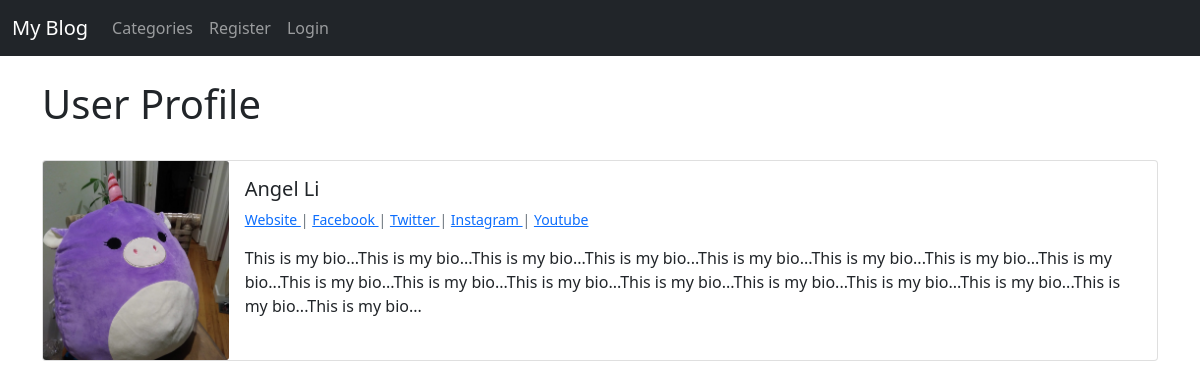
/members/1/profile/, run on the app's committed database.
### myblog/models.py (models this page shows, shortened)
class Profile(models.Model):
    user = models.OneToOneField(User, null=True, on_delete=models.CASCADE)
    bio = models.TextField()
    profile_pic = models.ImageField(null=True, blank=True,
                                    upload_to="images/profile")
    website_url = models.CharField(max_length=255, null=True, blank=True)
    facebook_url = models.CharField(max_length=255, null=True, blank=True)
    twitter_url = models.CharField(max_length=255, null=True, blank=True)
    instagram_url = models.CharField(max_length=255, null=True, blank=True)
    youtube_url = models.CharField(max_length=255, null=True, blank=True)

### members/views.py (the view)
# urls.py: path('<int:pk>/profile/', ShowProfilePageView.as_view(), name="show_profile_page"),
class ShowProfilePageView(DetailView):
    model = Profile
    template_name = 'registration/user_profile.html'
    def get_context_data(self, *args, **kwargs):
        page_user = get_object_or_404(Profile, id=self.kwargs['pk'])
        context = super(ShowProfilePageView, self).get_context_data(*args, **kwargs)
        context["page_user"] = page_user
        return context

### members/templates/registration/user_profile.html
{% extends 'base.html' %}
{% load static %}
{% block content %}
<h1>User Profile</h1><br/>
<div class="card mb-3">
  <div class="row g-0">
    <div class="col-md-2">
      {% if page_user.profile_pic %}
        <img src="{{ page_user.profile_pic.url }}" class="card-img">
      {% else %}
        <img src="{% static 'myblog/images/default_profile_pic2.jpg' %}" class="card-img" title="Default Profile Picture">
      {% endif %}
    </div>
    <div class="col-md-10">
      <div class="card-body">
        <h5 class="card-title">
          {{ page_user.user.first_name }}
          {{ page_user.user.last_name }}
        </h5>
        <p class="small text-muted">
          {% if page_user.website_url %}
            <a href="{{ page_user.website_url }}">
              Website
            </a> |
          {% endif %}
            {% if page_user.facebook_url %}
            <a href="{{ page_user.facebook_url }}">
              Facebook
            </a> |
          {% endif %}
            {% if page_user.twitter_url %}
            <a href="{{ page_user.twitter_url }}">
              Twitter
            </a> |
          {% endif %}
            {% if page_user.instagram_url %}
            <a href="{{ page_user.instagram_url }}">
              Instagram
            </a> |
          {% endif %}
            {% if page_user.youtube_url %}
            <a href="{{ page_user.youtube_url }}">
              Youtube</a>
        {% endif %}</
        </p>
        <p class="card-text">
          {{ page_user.bio }}
        </p>
      </div>
    </div>
  </div>
</div>
{% endblock %}

### data on the page
Profile: profile_pic (picture), user.first_name "Angel", user.last_name "Li", bio "This is my bio...This is my bio...This is my bio...This is my bio...This is my bio...This is my bio...This is my bio...This is my bio...This is my bio...This is my bio...This is my bio...This is my bio...This is my bio...This is my bio...This is my bio...This is my bio...This is my bio..."
